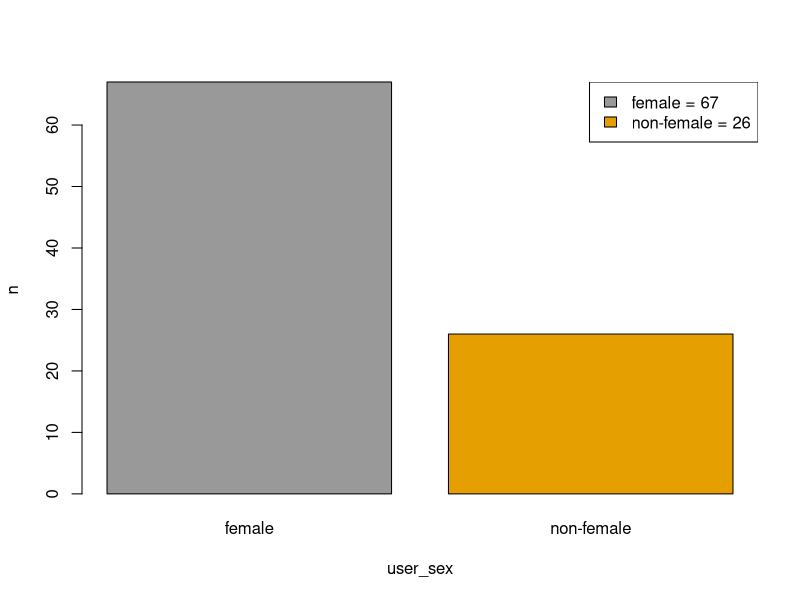
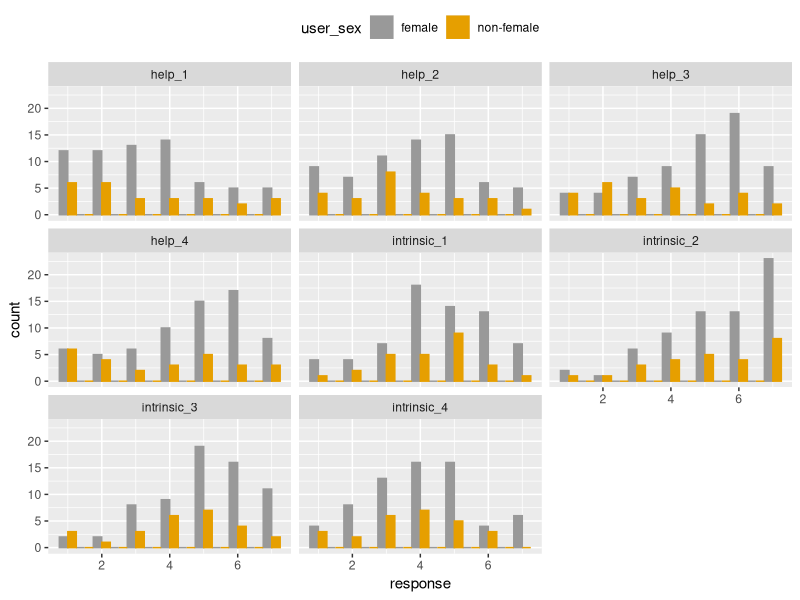
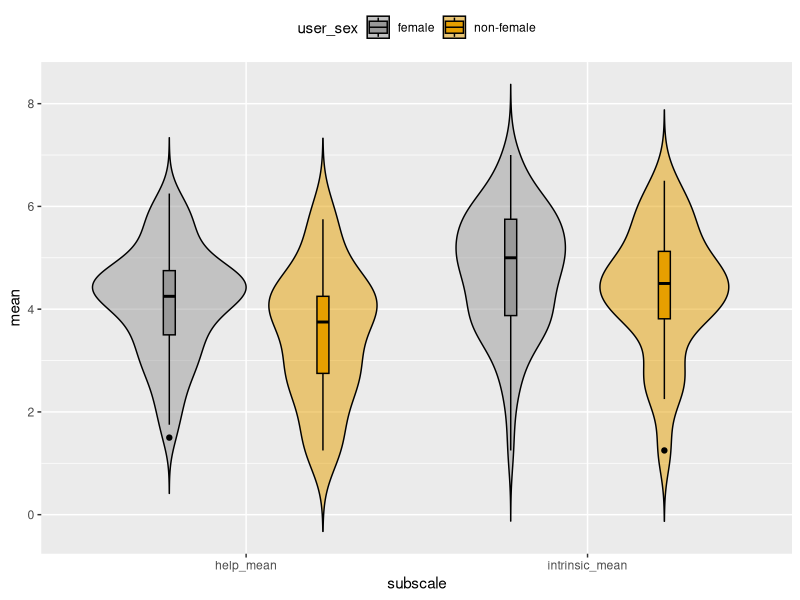
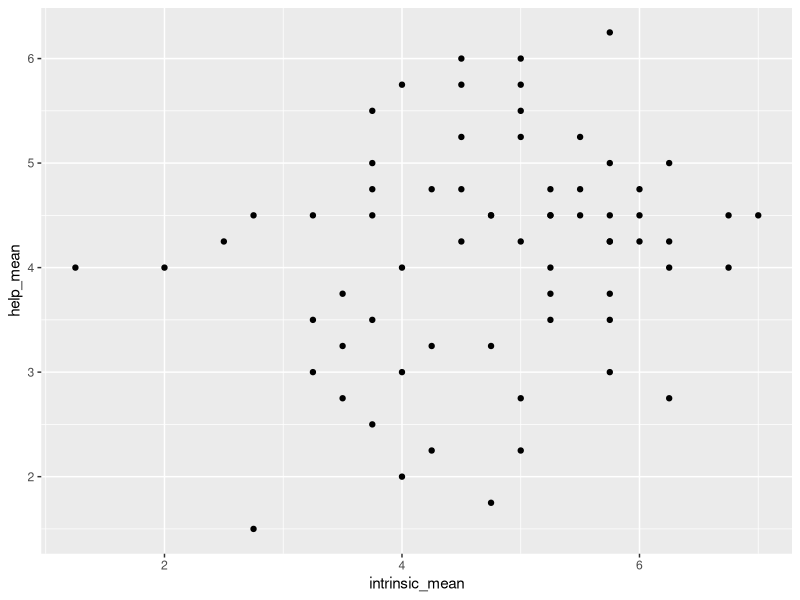
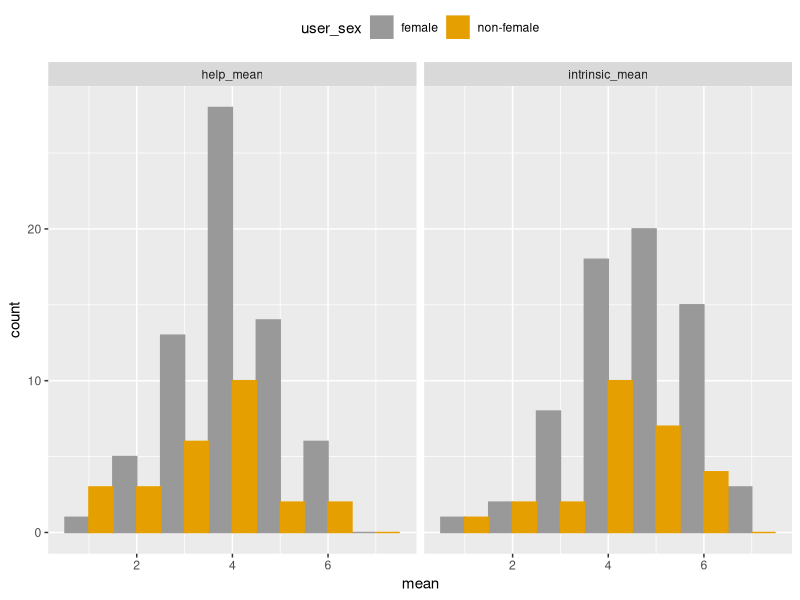
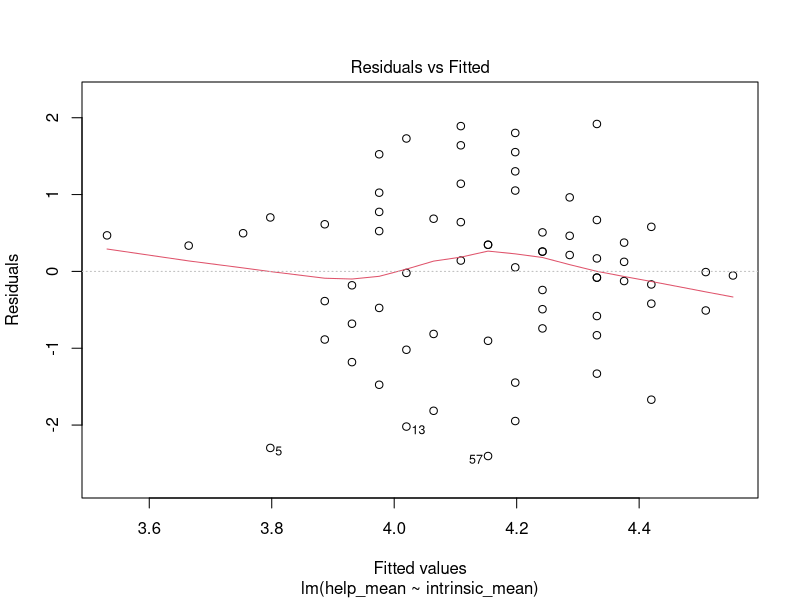
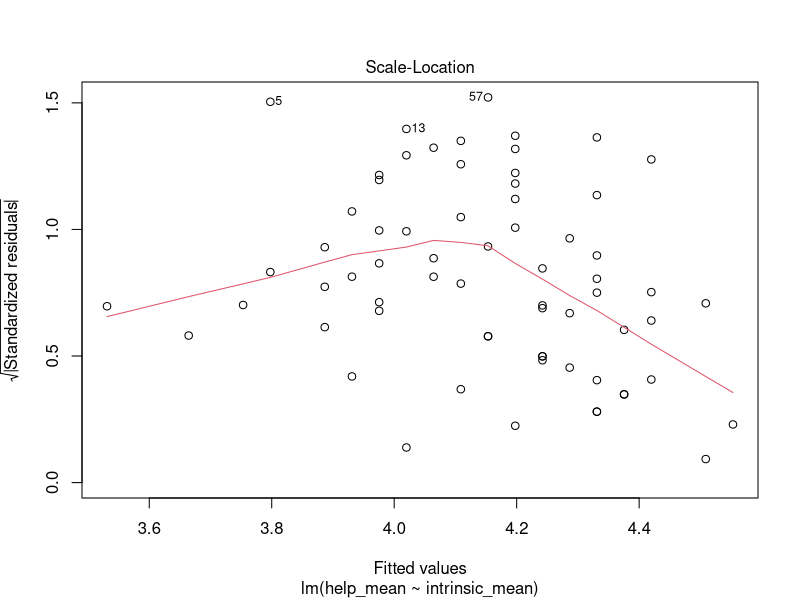

R code for these plots, in order:
## ---- chunk 1

library(broom)
library(dplyr)
library(ggplot2)
library(tidyverse)

# you will need to add extra packages in here to do the rest of your analyses

demo <- read_csv("demographics_2021_pilot.csv")
mslq <- read_csv("MSLQ_2021_pilot.csv")

## ---- chunk 2

demo_final <- demo %>% 
  group_by(user_id, q_id) %>% 
  filter(session_id == min(session_id), endtime == min(endtime)) %>% 
  filter(row_number() == 1) %>% 
  ungroup() %>% 
  filter(user_status %in% c("guest", "registered")) %>%
  select(user_id, user_sex, user_age, q_name, dv) %>%
  pivot_wider(names_from = q_name, values_from = dv)

mslq_final <- mslq %>% 
  group_by(user_id, q_id) %>% 
  filter(session_id == min(session_id), endtime == min(endtime)) %>% 
  filter(row_number() == 1) %>% 
  ungroup() %>% 
  filter(user_status %in% c("guest", "registered")) %>%
  select(user_id, user_sex, user_age, q_name, dv) %>%
  arrange(q_name) %>%
  pivot_wider(names_from = q_name, values_from = dv)

## ---- chunk 3

# merge data frames
joined_data <- as_tibble(merge(demo_final, 
                               mslq_final))

## ---- chunk 4

# select the gender column, and MSLQ variables
selected_data <- select(joined_data,
                        user_id, user_sex,
                        intrinsic_1:intrinsic_4,
                        help_1:help_4)

## ---- chunk 5

# convert to data.frame and drop NaNs
data <- data.frame(drop_na(selected_data))

## ---- chunk 6

# data info
summary_stats <- summary(data)

# group non-female observations
data <- mutate(data,
               user_sex = case_when(user_sex %in% c("nonbinary",
                                                    "na") ~ "non-female",
                                  user_sex == "male"      ~ "non-female",
                                  user_sex == "female"    ~ "female"))

## ---- chunk 7

# group by count
data_count <- (data %>% 
                 count(user_sex))

# MSLQ variables
subscales <- c("intrinsic", 
               "help")
help      <- c(names(data)[str_detect(names(data), 
                                      "help")])
intrinsic <- c(names(data)[str_detect(names(data), 
                                      "intrinsic")])

# restructure
data_distribution <- pivot_longer(data,
                                  cols=c(intrinsic, help),
                                  names_to="item",
                                  values_to="response")

# population variable
gender   <- c(unique(data_distribution$user_sex))
n_gender <- c(sum(data_count$n[data_count$user_sex == "female"]),
              sum(data_count$n[data_count$user_sex != "female"]))

# plotting colours
black    = "#000000"
grey     = "#999999"
yellow   = "#E69F00"

# plot gender counts
jpeg(file="plots/count.jpeg")
barplot(data_count$n, 
        names.arg=data_count$user_sex,
        ylab="n", xlab="user_sex",
        col=c(grey, yellow, yellow, yellow))
legend("topright", 
       c(sprintf("%s = %i", gender[1], n_gender[1]), 
         sprintf("%s = %i", gender[2], n_gender[2])), 
       fill = c(grey, yellow))
dev.off()

# plot data distribution
jpeg(file="plots/distribution.jpeg")
ggplot(data=data_distribution, 
       mapping=aes(x=response, color=user_sex, fill=user_sex)) + 
  geom_histogram(binwidth=.5, position="dodge") + 
  facet_wrap(facet=vars(item)) +
  scale_color_manual(values=c(grey, yellow)) +
  scale_fill_manual(values=c(grey, yellow)) + 
  theme(legend.position="top")
dev.off()

# remove raw data objects
rm(demo, 
   mslq,
   demo_final,
   mslq_final,
   joined_data,
   selected_data)

## ---- chunk 8

dat_means <- data %>% # change data to the name of the data object you want to work from
  gather(var, val, intrinsic_1:intrinsic_4) %>% # change question_1:question_5 to select the questions for your 1st sub-scale 
  group_by_at(vars(-val, -var)) %>% # group by everything except the val and var columns, don't change this 
  summarise(intrinsic_mean = mean(val, na.rm = TRUE)) %>% # change anxiety_mean to the name of your 1st sub-scale
  ungroup() %>% # always ungroup! 
  gather(var, val, help_1:help_4) %>% # change question_1:question_5 to select the questions for your 2nd scale
  group_by_at(vars(-val, -var)) %>% 
  summarise(help_mean = mean(val, na.rm = TRUE)) %>% # does not return sums with missing items 
  ungroup()

## ---- chunk 9

dat_means_grouped <-  pivot_longer(dat_means,
                      cols=c(intrinsic_mean, help_mean),
                      names_to="subscale",
                      values_to="mean")

jpeg(file="plots/boxplots.jpeg")
ggplot(data=dat_means_grouped,
       mapping=aes(x=subscale, y=mean, color=user_sex, fill=user_sex)) + 
  geom_violin(trim=FALSE, alpha=0.5) +
  geom_boxplot(width=0.07, position=position_dodge(width=0.9)) +
  scale_color_manual(values=c(black, black)) +
  scale_fill_manual(values=c(grey, yellow)) + 
  theme(legend.position="top")
dev.off()

## ---- chunk 10

female_data <- subset(dat_means, user_sex == "female")

jpeg(file="plots/correlation.jpeg")
ggplot(data=female_data, 
       aes(x=intrinsic_mean, 
           y=help_mean)) + 
  geom_point()
dev.off()

## ---- chunk 11

# kolmogorov-smirnov test for normality
# separated for gender and subscale

gender_      <- vector(mode="list")
subscale_    <- vector(mode="list")
p.value_     <- vector(mode="list")
d.statistic_ <- vector(mode="list")

count = 1

for (i in seq_along(gender))
  {
  for (j in seq_along(subscales))
    {
    
    vec <- 
      subset(dat_means_grouped,
                user_sex == gender[i]) %>%
      filter(., 
             grepl(subscales[j], 
                   subscale))
    
    vec_ks <- ks.test(vec$mean, "pnorm")
    
    gender_[count]      <- gender[i]
    subscale_[count]    <- subscales[j]
    d.statistic_[count] <- vec_ks$statistic
    p.value_[count]     <- vec_ks$p.value
    
    count = count + 1
    
    }
  }

ks_results = tibble(gender_, 
                    subscale_,
                    d.statistic_, 
                    p.value_)

jpeg(file="plots/mean_distribution.jpeg")
ggplot(data=dat_means_grouped,
       mapping=aes(x=mean, color=user_sex, fill=user_sex)) +
  geom_histogram(binwidth=1, position="dodge") +
  facet_wrap(facet=vars(subscale)) +
  scale_color_manual(values=c(grey, yellow)) +
  scale_fill_manual(values=c(grey, yellow)) +
  theme(legend.position="top")
dev.off()
 
## ---- chunk 12

# red lines should be flat for both plots
# need to check for statistical equations for p-value
# check to rectify the data

# test for linearity
lingress_model <- lm(data=female_data,
                     help_mean ~ intrinsic_mean)

jpeg(file="plots/data_linearity.jpeg")
plot(lingress_model, 1)
dev.off()

# test for homoscedasticity
jpeg(file="plots/data_homoscedasticity.jpeg")
plot(lingress_model, 3)
dev.off()

## ---- chunk 13

# [redacted]

## ---- chunk 14

